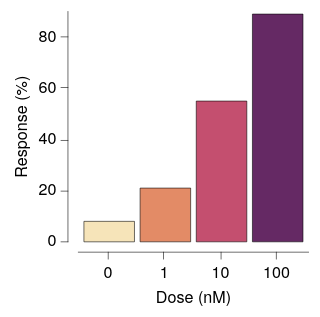

Here is the Vega-Lite specification saved for this chart:
### Vega-Lite specification from a JSON file in a GitHub repository (floating-point values rounded to 4 significant figures)
{"background": null, "config": {"arc": {"fill": "#DBDBDB", "fillOpacity": 1.0, "innerRadius": 25.0, "padAngle": 0.03, "stroke": "black", "strokeOpacity": 1, "strokeWidth": 0.25}, "area": {"fill": "#DBDBDB", "fillOpacity": 1.0, "stroke": "black", "strokeOpacity": 1, "strokeWidth": 0.25}, "axis": {"domain": true, "domainCap": "round", "domainColor": "black", "domainWidth": 0.25, "grid": false, "gridCap": "round", "gridColor": "#F1F1F1", "gridDash": [0, 0], "gridOpacity": 1.0, "gridWidth": 0.25, "labelColor": "black", "labelFont": "HelveticaNeue", "labelFontSize": 7, "labelFontStyle": "normal", "labelFontWeight": 400, "offset": 4.5, "ticks": true, "tickCap": "round", "tickColor": "black", "tickSize": 3, "tickWidth": 0.25, "titleColor": "black", "titleFont": "HelveticaNeue", "titleFontSize": 7, "titleFontStyle": "normal", "titleFontWeight": 400}, "axisX": {"domain": true, "labelAlign": "center", "labelAngle": 0, "labels": true, "ticks": true, "translate": 0}, "axisY": {"domain": true, "labelAlign": "right", "labelAngle": 0, "labels": true, "ticks": true, "translate": 0}, "axisRight": {"domain": true, "labelAlign": "left", "labelAngle": 0, "labels": true, "ticks": true, "translate": 0}, "axisTop": {"domain": true, "labelAlign": "center", "labelAngle": 0, "labels": true, "ticks": true, "translate": 0}, "bar": {"fill": "#DBDBDB", "fillOpacity": 1.0, "stroke": "black", "strokeOpacity": 1, "strokeWidth": 0.25}, "boxplot": {"size": 9.0, "ticks": {"cornerRadius": 0.25, "fill": "black", "size": 4.5, "thickness": 0.25}, "box": {"fillOpacity": 1.0, "stroke": "black", "strokeOpacity": 1, "strokeWidth": 0.25}, "median": {"fill": "black", "fillOpacity": 1.0, "size": 9.0, "thickness": 0.25}, "rule": {"fill": "black", "fillOpacity": 1.0, "size": 10.0, "stroke": "black", "strokeDash": [0, 0], "strokeOpacity": 1, "strokeWidth": 0.25}, "outliers": {"color": "black", "fill": "black", "fillOpacity": 1.0, "size": 0, "stroke": "black", "strokeOpacity": 1, "strokeWidth": 0.25}}, "circle": {"fill": "black", "fillOpacity": 1.0, "size": 0.5, "stroke": "black", "strokeOpacity": 1, "strokeWidth": 0.25}, "errorband": {"band": {"fillOpacity": 0.6, "stroke": null, "strokeWidth": 0.25, "strokeOpacity": 1}, "borders": {"opacity": 0, "strokeOpacity": 0.25, "strokeWidth": 1}}, "errorbar": {"opacity": 1, "rule": {"strokeDash": [0, 0], "strokeWidth": 0.5}, "ticks": {"color": "black", "cornerRadius": 0.25, "opacity": 1, "size": 6.0, "thickness": 0.5}, "thickness": 0.5}, "font": "HelveticaNeue", "geoshape": {"fill": "#DBDBDB", "fillOpacity": 1.0, "stroke": "black", "strokeOpacity": 1, "strokeWidth": 0.25}, "header": {"labelColor": "black", "labelFont": "HelveticaNeue", "labelFontSize": 7, "labelFontStyle": "normal", "labelFontWeight": 400, "titleColor": "black", "titleFont": "HelveticaNeue", "titleFontSize": 7, "titleFontStyle": "normal", "titleFontWeight": 400, "titlePadding": 0}, "legend": {"disable": false, "offset": 4.5, "gradientLength": 50.0, "gradientThickness": 5.0, "gradientOpacity": 1.0, "gradientStrokeColor": "black", "gradientStrokeWidth": 0.25, "labelColor": "black", "labelFont": "HelveticaNeue", "labelFontSize": 7, "labelFontStyle": "normal", "labelFontWeight": 400, "strokeColor": "black", "strokeWidth": 0, "symbolSize": 42, "symbolStrokeColor": "black", "symbolStrokeWidth": 0.25, "titleColor": "black", "titleFont": "HelveticaNeue", "titleFontSize": 7, "titleFontStyle": "normal", "titleFontWeight": 400}, "line": {"color": "black", "stroke": "black", "strokeCap": "round", "strokeDash": [0, 0], "strokeOpacity": 1, "strokeWidth": 0.375}, "point": {"filled": true, "fill": "#DBDBDB", "fillOpacity": 1.0, "size": 5.0, "stroke": "black", "strokeOpacity": 1, "strokeWidth": 0.25}, "range": {"category": ["#C6D9F1", "#F1C9CB", "#FEF0B9", "#CEE37A", "#7AA8E0", "#E589A3", "#FDDD5D", "#68B961", "#4177B1", "#C35082", "#E5C227", "#438156"], "diverging": {"scheme": ["#C35082", "#CE6D94", "#D989A7", "#E2A4BA", "#EABFCE", "#F1DBE2", "#F6F6F6", "#D7E0EB", "#B9CBE0", "#9BB6D5", "#7DA1C9", "#5F8CBD", "#4177B1"]}, "heatmap": {"scheme": ["#DFE9F7", "#C6D9F1", "#ADC8EC", "#94B8E6", "#7AA8E0", "#6097DA", "#4D87CA", "#4177B1", "#386898", "#2F597F", "#264A69", "#1D3A58"]}, "ordinal": {"scheme": ["#F1F1F1", "#DBDBDB", "#C6C6C6", "#B2B2B2", "#9D9D9D", "#898989", "#767676", "#636363", "#515151", "#404040", "#2F2F2F", "#1F1F1F"]}, "ramp": {"scheme": ["#DFE9F7", "#C6D9F1", "#ADC8EC", "#94B8E6", "#7AA8E0", "#6097DA", "#4D87CA", "#4177B1", "#386898", "#2F597F", "#264A69", "#1D3A58"]}}, "rule": {"color": "black", "stroke": "black", "strokeCap": "round", "strokeDash": [2, 2], "strokeOpacity": 1, "strokeWidth": 0.25}, "scale": {"bandPaddingInner": 0.1, "bandPaddingOuter": 0.1, "round": false}, "rect": {"fill": "#DBDBDB", "fillOpacity": 1.0, "stroke": "black", "strokeOpacity": 1, "strokeWidth": 0.25}, "square": {"fill": "#DBDBDB", "fillOpacity": 1.0, "size": 10.0, "stroke": "black", "strokeOpacity": 1, "strokeWidth": 0.25}, "text": {"color": "black", "font": "HelveticaNeue", "fontSize": 7, "fontStyle": "normal", "fontWeight": 400}, "title": {"anchor": "middle", "frame": "group", "color": "black", "font": "HelveticaNeue", "fontSize": 7, "fontStyle": "normal", "fontWeight": 400, "subtitleColor": "black", "subtitleFont": "HelveticaNeue", "subtitleFontSize": "HelveticaNeue", "subtitleFontStyle": "normal", "subtitleFontWeight": 400}, "view": {"continuousWidth": 100, "continuousHeight": 100, "discreteWidth": 100, "discreteHeight": 100, "fill": null, "stroke": null, "strokeWidth": 0.25}}, "data": {"name": "data-d11018b35c55ea5cada1641c676bdac5"}, "mark": {"type": "bar"}, "encoding": {"color": {"field": "dose", "legend": null, "scale": {"range": ["#F6E4B9", "#E38B66", "#C44F6F", "#652964"]}, "sort": null, "type": "nominal"}, "x": {"field": "dose", "sort": null, "title": "Dose (nM)", "type": "nominal"}, "y": {"field": "response", "title": "Response (%)", "type": "quantitative"}}, "$schema": "https://vega.github.io/schema/vega-lite/v6.4.1.json", "datasets": {"data-d11018b35c55ea5cada1641c676bdac5": [{"dose": "0", "response": 8.0}, {"dose": "1", "response": 21.0}, {"dose": "10", "response": 55.0}, {"dose": "100", "response": 89.0}]}}
